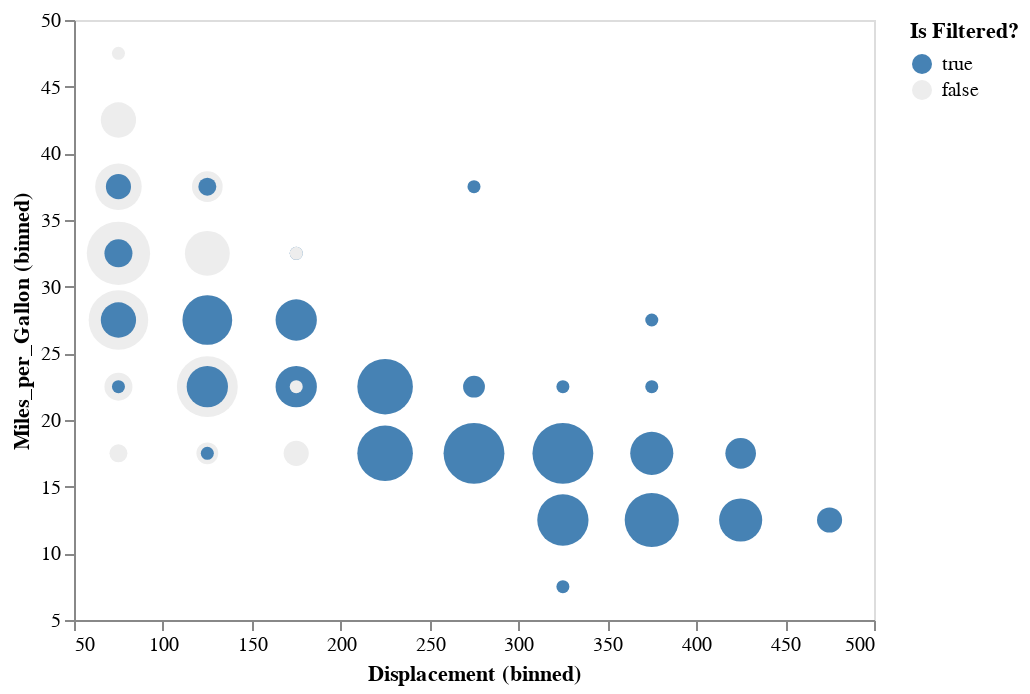

Source (notebook cell):
### Code cell
plot_filter(df, ["Displacement", "Miles_per_Gallon"], m)

### Figure 1 — Vega-Lite specification as saved in the notebook (floating-point values rounded to 4 significant figures; data arrays with more than 128 entries replaced by an {"elided": "..."} marker saying what was removed)
{"config": {"view": {"continuousWidth": 400, "continuousHeight": 300}}, "data": {"name": "data-b24f6614e2ed3db590e08270d1b3c910"}, "mark": "circle", "encoding": {"color": {"type": "nominal", "field": "filt_mask", "scale": {"domain": [true, false], "range": ["steelblue", "#ededed"]}, "title": "Is Filtered?"}, "size": {"type": "quantitative", "aggregate": "count", "legend": null}, "x": {"type": "quantitative", "bin": true, "field": "Displacement"}, "y": {"type": "quantitative", "bin": true, "field": "Miles_per_Gallon"}}, "selection": {"selector024": {"type": "interval", "bind": "scales", "encodings": ["x", "y"]}}, "$schema": "https://vega.github.io/schema/vega-lite/v4.8.1.json", "datasets": {"data-b24f6614e2ed3db590e08270d1b3c910": {"elided": "406 records"}}}
